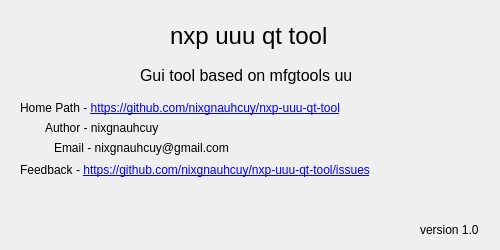
<?xml version="1.0" encoding="UTF-8"?>
<ui version="4.0">
 <class>MainWindow</class>
 <widget class="QMainWindow" name="MainWindow">
  <property name="geometry">
   <rect>
    <x>0</x>
    <y>0</y>
    <width>500</width>
    <height>250</height>
   </rect>
  </property>
  <property name="minimumSize">
   <size>
    <width>500</width>
    <height>250</height>
   </size>
  </property>
  <property name="maximumSize">
   <size>
    <width>500</width>
    <height>250</height>
   </size>
  </property>
  <property name="windowTitle">
   <string>nxp-uuu-qt-tool</string>
  </property>
  <property name="windowIcon">
   <iconset resource="resources.qrc">
    <normaloff>:/icon/Resources/icon/main.ico</normaloff>:/icon/Resources/icon/main.ico</iconset>
  </property>
  <widget class="QWidget" name="centralWidget">
   <widget class="QLabel" name="homePathLabel">
    <property name="geometry">
     <rect>
      <x>20</x>
      <y>100</y>
      <width>371</width>
      <height>16</height>
     </rect>
    </property>
    <property name="text">
     <string>&lt;html&gt;&lt;head/&gt;&lt;body&gt;&lt;p&gt;Home Path - &lt;a href=&quot;https://github.com/nixgnauhcuy/nxp-uuu-qt-tool&quot;&gt;&lt;span style=&quot; text-decoration: underline; color:#0000ff;&quot;&gt;https://github.com/nixgnauhcuy/nxp-uuu-qt-tool&lt;/span&gt;&lt;/a&gt;&lt;/p&gt;&lt;/body&gt;&lt;/html&gt;</string>
    </property>
    <property name="openExternalLinks">
     <bool>true</bool>
    </property>
   </widget>
   <widget class="QLabel" name="logoLabel">
    <property name="geometry">
     <rect>
      <x>120</x>
      <y>20</y>
      <width>31</width>
      <height>31</height>
     </rect>
    </property>
    <property name="text">
     <string/>
    </property>
    <property name="pixmap">
     <pixmap resource="resources.qrc">:/icon/Resources/icon/main.ico</pixmap>
    </property>
   </widget>
   <widget class="QLabel" name="projectNameLabel">
    <property name="geometry">
     <rect>
      <x>170</x>
      <y>20</y>
      <width>181</width>
      <height>31</height>
     </rect>
    </property>
    <property name="font">
     <font>
      <pointsize>18</pointsize>
     </font>
    </property>
    <property name="text">
     <string>nxp uuu qt tool</string>
    </property>
   </widget>
   <widget class="QLabel" name="introductionLabel">
    <property name="geometry">
     <rect>
      <x>140</x>
      <y>60</y>
      <width>211</width>
      <height>31</height>
     </rect>
    </property>
    <property name="font">
     <font>
      <pointsize>12</pointsize>
     </font>
    </property>
    <property name="text">
     <string>Gui tool based on mfgtools uuu.</string>
    </property>
   </widget>
   <widget class="QLabel" name="authorLabel">
    <property name="geometry">
     <rect>
      <x>45</x>
      <y>120</y>
      <width>131</width>
      <height>16</height>
     </rect>
    </property>
    <property name="text">
     <string>&lt;html&gt;&lt;head/&gt;&lt;body&gt;&lt;p&gt;Author - nixgnauhcuy&lt;/p&gt;&lt;/body&gt;&lt;/html&gt;</string>
    </property>
   </widget>
   <widget class="QLabel" name="emailLabel">
    <property name="geometry">
     <rect>
      <x>54</x>
      <y>140</y>
      <width>201</width>
      <height>16</height>
     </rect>
    </property>
    <property name="text">
     <string>&lt;html&gt;&lt;head/&gt;&lt;body&gt;&lt;p&gt;Email - nixgnauhcuy@gmail.com&lt;/p&gt;&lt;/body&gt;&lt;/html&gt;</string>
    </property>
   </widget>
   <widget class="QLabel" name="feedbackLabel">
    <property name="geometry">
     <rect>
      <x>20</x>
      <y>160</y>
      <width>401</width>
      <height>20</height>
     </rect>
    </property>
    <property name="text">
     <string>&lt;html&gt;&lt;head/&gt;&lt;body&gt;&lt;p&gt;Feedback - &lt;a href=&quot;https://github.com/nixgnauhcuy/nxp-uuu-qt-tool/issues&quot;&gt;&lt;span style=&quot; text-decoration: underline; color:#0000ff;&quot;&gt;https://github.com/nixgnauhcuy/nxp-uuu-qt-tool/issues&lt;/span&gt;&lt;/a&gt;&lt;/p&gt;&lt;/body&gt;&lt;/html&gt;</string>
    </property>
   </widget>
   <widget class="QLabel" name="versionLabel">
    <property name="geometry">
     <rect>
      <x>420</x>
      <y>220</y>
      <width>71</width>
      <height>20</height>
     </rect>
    </property>
    <property name="text">
     <string>version 1.0</string>
    </property>
   </widget>
  </widget>
 </widget>
 <resources>
  <include location="resources.qrc"/>
 </resources>
 <connections/>
</ui>
